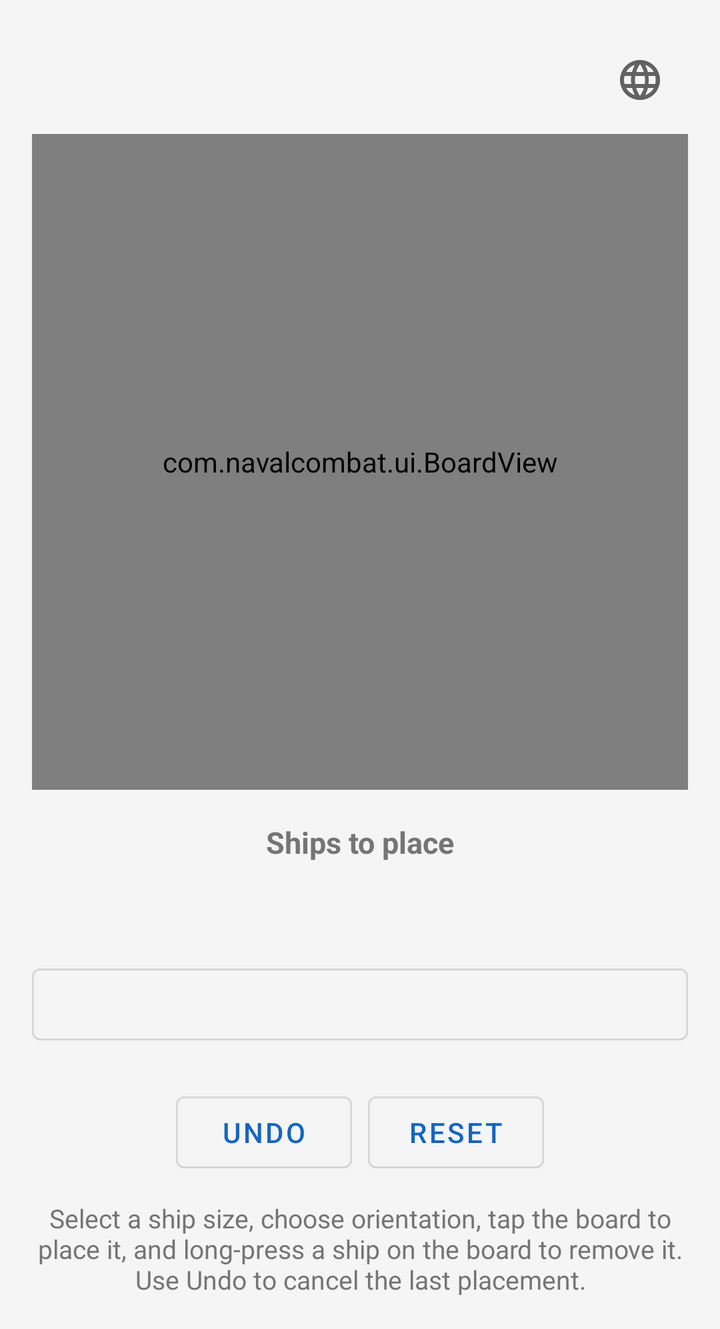
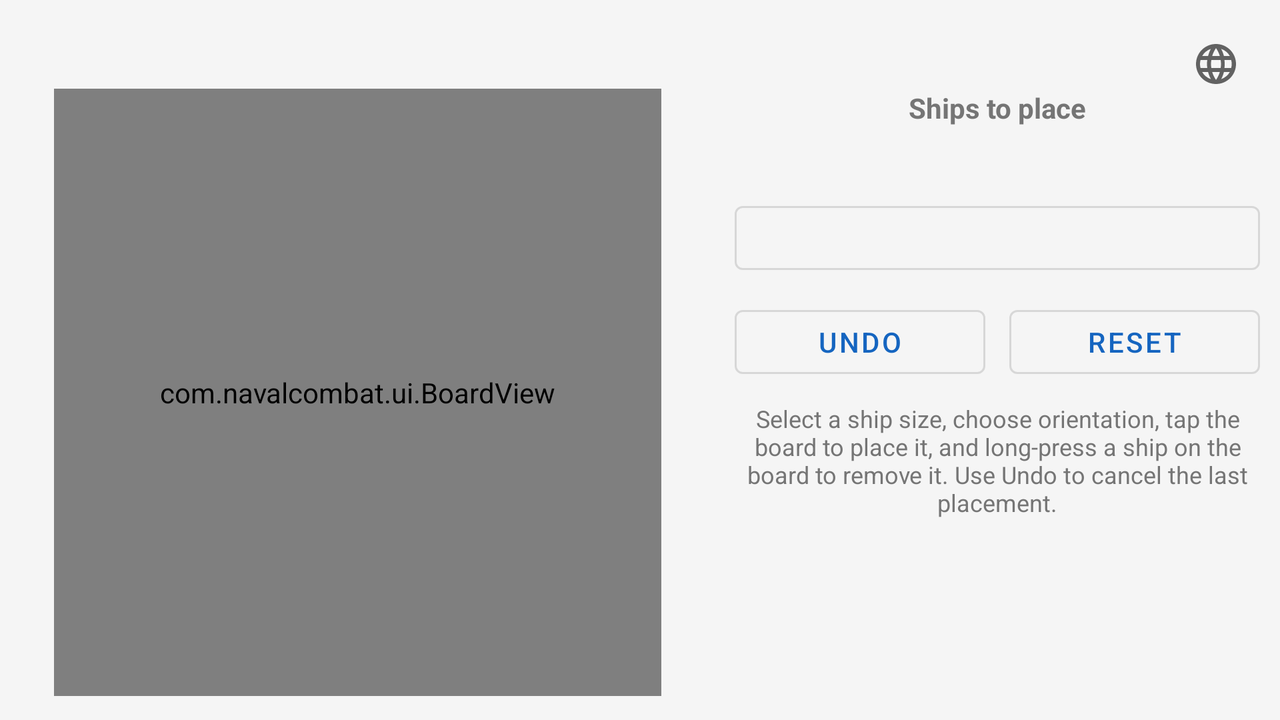

An Android layout and its configuration variant, each rendered on a device that would load it. The default file and the variant file are quoted in full after the pictures.
<!-- AndroidManifest.xml: application theme Theme.NavalCombat -->
<!-- res/layout/fragment_setup.xml -->
<?xml version="1.0" encoding="utf-8"?>
<layout xmlns:android="http://schemas.android.com/apk/res/android"
    xmlns:app="http://schemas.android.com/apk/res-auto">

    <ScrollView
        android:layout_width="match_parent"
        android:layout_height="match_parent"
        android:fillViewport="true"
        android:background="@color/background">

        <androidx.constraintlayout.widget.ConstraintLayout
            android:layout_width="match_parent"
            android:layout_height="wrap_content"
            android:padding="16dp">

            <TextView
                android:id="@+id/setupTitle"
                android:layout_width="wrap_content"
                android:layout_height="wrap_content"
                android:textSize="20sp"
                android:textStyle="bold"
                android:textColor="@color/primary_dark"
                android:textAlignment="center"
                app:layout_constraintTop_toTopOf="parent"
                app:layout_constraintStart_toStartOf="parent"
                app:layout_constraintEnd_toEndOf="parent"
                android:layout_marginTop="8dp" />

            <ImageButton
                android:id="@+id/languageButton"
                android:layout_width="48dp"
                android:layout_height="48dp"
                android:background="?attr/selectableItemBackgroundBorderless"
                android:src="@drawable/ic_language"
                android:contentDescription="@string/switch_language"
                app:layout_constraintTop_toTopOf="parent"
                app:layout_constraintEnd_toEndOf="parent" />

            <com.navalcombat.ui.BoardView
                android:id="@+id/setupBoardView"
                android:layout_width="0dp"
                android:layout_height="0dp"
                app:layout_constraintTop_toBottomOf="@id/setupTitle"
                app:layout_constraintStart_toStartOf="parent"
                app:layout_constraintEnd_toEndOf="parent"
                app:layout_constraintDimensionRatio="1:1"
                android:layout_marginTop="16dp" />

            <TextView
                android:id="@+id/shipSelectorTitle"
                android:layout_width="0dp"
                android:layout_height="wrap_content"
                android:text="@string/setup_ships_remaining_title"
                android:textSize="15sp"
                android:textStyle="bold"
                android:textColor="@color/text_secondary"
                android:textAlignment="center"
                app:layout_constraintTop_toBottomOf="@id/setupBoardView"
                app:layout_constraintStart_toStartOf="parent"
                app:layout_constraintEnd_toEndOf="parent"
                android:layout_marginTop="16dp" />

            <HorizontalScrollView
                android:id="@+id/shipSelectorScrollView"
                android:layout_width="0dp"
                android:layout_height="wrap_content"
                android:scrollbars="none"
                app:layout_constraintTop_toBottomOf="@id/shipSelectorTitle"
                app:layout_constraintStart_toStartOf="parent"
                app:layout_constraintEnd_toEndOf="parent"
                android:layout_marginTop="8dp">

                <LinearLayout
                    android:id="@+id/shipSelectorContainer"
                    android:layout_width="wrap_content"
                    android:layout_height="wrap_content"
                    android:orientation="horizontal"
                    android:gravity="center_vertical"
                    android:paddingHorizontal="16dp" />
            </HorizontalScrollView>

            <TextView
                android:id="@+id/selectedShipText"
                android:layout_width="0dp"
                android:layout_height="wrap_content"
                android:textSize="14sp"
                android:textColor="@color/primary_dark"
                android:textAlignment="center"
                app:layout_constraintTop_toBottomOf="@id/shipSelectorScrollView"
                app:layout_constraintStart_toStartOf="parent"
                app:layout_constraintEnd_toEndOf="parent"
                android:layout_marginTop="10dp" />

            <com.google.android.material.button.MaterialButton
                android:id="@+id/orientationButton"
                android:layout_width="0dp"
                android:layout_height="48dp"
                style="@style/Widget.MaterialComponents.Button.OutlinedButton"
                app:layout_constraintTop_toBottomOf="@id/selectedShipText"
                app:layout_constraintStart_toStartOf="parent"
                app:layout_constraintEnd_toEndOf="parent"
                android:layout_marginTop="10dp" />

            <LinearLayout
                android:id="@+id/buttonRow"
                android:layout_width="0dp"
                android:layout_height="wrap_content"
                android:orientation="horizontal"
                android:gravity="center"
                app:layout_constraintTop_toBottomOf="@id/orientationButton"
                app:layout_constraintStart_toStartOf="parent"
                app:layout_constraintEnd_toEndOf="parent"
                android:layout_marginTop="16dp">

                <com.google.android.material.button.MaterialButton
                    android:id="@+id/undoButton"
                    android:layout_width="wrap_content"
                    android:layout_height="48dp"
                    android:text="@string/undo"
                    style="@style/Widget.MaterialComponents.Button.OutlinedButton"
                    android:layout_marginEnd="8dp" />

                <com.google.android.material.button.MaterialButton
                    android:id="@+id/resetButton"
                    android:layout_width="wrap_content"
                    android:layout_height="48dp"
                    android:text="@string/reset"
                    style="@style/Widget.MaterialComponents.Button.OutlinedButton" />
            </LinearLayout>

            <TextView
                android:id="@+id/setupHelpText"
                android:layout_width="0dp"
                android:layout_height="wrap_content"
                android:text="@string/setup_help"
                android:textSize="13sp"
                android:textColor="@color/text_secondary"
                android:textAlignment="center"
                app:layout_constraintTop_toBottomOf="@id/buttonRow"
                app:layout_constraintStart_toStartOf="parent"
                app:layout_constraintEnd_toEndOf="parent"
                android:layout_marginTop="10dp"
                android:layout_marginBottom="8dp" />

        </androidx.constraintlayout.widget.ConstraintLayout>
    </ScrollView>
</layout>
<!-- resources referenced by this layout -->
<resources>
  <color name="background">#F5F5F5</color>
  <color name="primary_dark">#0D47A1</color>
  <color name="text_secondary">#757575</color>
  <!-- drawable ic_language (drawable) -->
  <vector xmlns:android="http://schemas.android.com/apk/res/android"
      android:width="24dp"
      android:height="24dp"
      android:viewportWidth="24"
      android:viewportHeight="24"
      android:tint="?attr/colorControlNormal">
      <path
          android:fillColor="@android:color/white"
          android:pathData="M11.99,2C6.47,2 2,6.48 2,12s4.47,10 9.99,10C17.52,22 22,17.52 22,12S17.52,2 11.99,2zM18.92,8h-2.95c-0.32,-1.25 -0.78,-2.45 -1.38,-3.56 1.84,0.63 3.37,1.9 4.33,3.56zM12,4.04c0.83,1.2 1.48,2.53 1.91,3.96h-3.82c0.43,-1.43 1.08,-2.76 1.91,-3.96zM4.26,14C4.09,13.36 4,12.69 4,12s0.09,-1.36 0.26,-2h3.38c-0.08,0.66 -0.14,1.32 -0.14,2s0.06,1.34 0.14,2H4.26zM5.08,16h2.95c0.32,1.25 0.78,2.45 1.38,3.56 -1.84,-0.63 -3.37,-1.9 -4.33,-3.56zM8.03,8H5.08c0.96,-1.66 2.49,-2.93 4.33,-3.56C8.81,5.55 8.35,6.75 8.03,8zM12,19.96c-0.83,-1.2 -1.48,-2.53 -1.91,-3.96h3.82c-0.43,1.43 -1.08,2.76 -1.91,3.96zM14.34,14H9.66c-0.09,-0.66 -0.16,-1.32 -0.16,-2s0.07,-1.34 0.16,-2h4.68c0.09,0.66 0.16,1.32 0.16,2s-0.07,1.34 -0.16,2zM14.59,19.56c0.6,-1.11 1.06,-2.31 1.38,-3.56h2.95c-0.96,1.66 -2.49,2.93 -4.33,3.56zM16.22,14c0.08,-0.66 0.14,-1.32 0.14,-2s-0.06,-1.34 -0.14,-2h3.38c0.17,0.64 0.26,1.31 0.26,2s-0.09,1.36 -0.26,2h-3.38z"/>
  </vector>
  <string name="reset">Reset</string>
  <string name="setup_help">Select a ship size, choose orientation, tap the board to place it, and long-press a ship on the board to remove it. Use Undo to cancel the last placement.</string>
  <string name="setup_ships_remaining_title">Ships to place</string>
  <string name="switch_language">Switch Language</string>
  <string name="undo">Undo</string>
  <style name="Theme.NavalCombat" parent="Theme.MaterialComponents.DayNight.NoActionBar">
          <item name="colorPrimary">@color/primary</item>
          <item name="colorPrimaryDark">@color/primary_dark</item>
          <item name="colorAccent">@color/accent</item>
          <item name="android:statusBarColor">@color/primary_dark</item>
          <item name="android:windowBackground">@color/background</item>
      </style>
  <color name="primary">#1565C0</color>
  <color name="accent">#FF6F00</color>
</resources>
<!-- res/layout-land/fragment_setup.xml (the repository's variant of the layout above) -->
<!-- drawn on the phone turned sideways -->
<?xml version="1.0" encoding="utf-8"?>
<layout xmlns:android="http://schemas.android.com/apk/res/android"
    xmlns:app="http://schemas.android.com/apk/res-auto">

    <androidx.constraintlayout.widget.ConstraintLayout
        android:layout_width="match_parent"
        android:layout_height="match_parent"
        android:padding="10dp"
        android:background="@color/background">

        <TextView
            android:id="@+id/setupTitle"
            android:layout_width="0dp"
            android:layout_height="wrap_content"
            android:textSize="18sp"
            android:textStyle="bold"
            android:textColor="@color/primary_dark"
            android:textAlignment="center"
            app:layout_constraintTop_toTopOf="parent"
            app:layout_constraintStart_toStartOf="parent"
            app:layout_constraintEnd_toEndOf="parent"
            android:layout_marginTop="2dp" />

        <ImageButton
            android:id="@+id/languageButton"
            android:layout_width="44dp"
            android:layout_height="44dp"
            android:background="?attr/selectableItemBackgroundBorderless"
            android:src="@drawable/ic_language"
            android:contentDescription="@string/switch_language"
            app:layout_constraintTop_toTopOf="parent"
            app:layout_constraintEnd_toEndOf="parent" />

        <androidx.constraintlayout.widget.Guideline
            android:id="@+id/setupMiddleGuide"
            android:layout_width="wrap_content"
            android:layout_height="wrap_content"
            android:orientation="vertical"
            app:layout_constraintGuide_percent="0.56" />

        <com.navalcombat.ui.BoardView
            android:id="@+id/setupBoardView"
            android:layout_width="0dp"
            android:layout_height="0dp"
            app:layout_constraintTop_toBottomOf="@id/setupTitle"
            app:layout_constraintBottom_toBottomOf="parent"
            app:layout_constraintStart_toStartOf="parent"
            app:layout_constraintEnd_toStartOf="@id/setupMiddleGuide"
            app:layout_constraintDimensionRatio="1:1"
            android:layout_marginTop="8dp"
            android:layout_marginBottom="2dp"
            android:layout_marginEnd="10dp" />

        <LinearLayout
            android:id="@+id/setupControlPanel"
            android:layout_width="0dp"
            android:layout_height="0dp"
            android:orientation="vertical"
            app:layout_constraintTop_toBottomOf="@id/setupTitle"
            app:layout_constraintBottom_toBottomOf="parent"
            app:layout_constraintStart_toStartOf="@id/setupMiddleGuide"
            app:layout_constraintEnd_toEndOf="parent"
            android:layout_marginTop="8dp"
            android:layout_marginStart="10dp">

            <TextView
                android:id="@+id/shipSelectorTitle"
                android:layout_width="match_parent"
                android:layout_height="wrap_content"
                android:text="@string/setup_ships_remaining_title"
                android:textSize="14sp"
                android:textStyle="bold"
                android:textColor="@color/text_secondary"
                android:textAlignment="center" />

            <HorizontalScrollView
                android:id="@+id/shipSelectorScrollView"
                android:layout_width="match_parent"
                android:layout_height="wrap_content"
                android:scrollbars="none"
                android:layout_marginTop="4dp">

                <LinearLayout
                    android:id="@+id/shipSelectorContainer"
                    android:layout_width="wrap_content"
                    android:layout_height="wrap_content"
                    android:orientation="horizontal"
                    android:gravity="center_vertical"
                    android:paddingHorizontal="8dp" />
            </HorizontalScrollView>

            <TextView
                android:id="@+id/selectedShipText"
                android:layout_width="match_parent"
                android:layout_height="wrap_content"
                android:textSize="13sp"
                android:textColor="@color/primary_dark"
                android:textAlignment="center"
                android:layout_marginTop="6dp" />

            <com.google.android.material.button.MaterialButton
                android:id="@+id/orientationButton"
                android:layout_width="match_parent"
                android:layout_height="44dp"
                style="@style/Widget.MaterialComponents.Button.OutlinedButton"
                android:layout_marginTop="6dp" />

            <LinearLayout
                android:id="@+id/buttonRow"
                android:layout_width="match_parent"
                android:layout_height="wrap_content"
                android:orientation="horizontal"
                android:gravity="center"
                android:layout_marginTop="8dp">

                <com.google.android.material.button.MaterialButton
                    android:id="@+id/undoButton"
                    android:layout_width="0dp"
                    android:layout_height="44dp"
                    android:layout_weight="1"
                    android:text="@string/undo"
                    style="@style/Widget.MaterialComponents.Button.OutlinedButton"
                    android:layout_marginEnd="6dp" />

                <com.google.android.material.button.MaterialButton
                    android:id="@+id/resetButton"
                    android:layout_width="0dp"
                    android:layout_height="44dp"
                    android:layout_weight="1"
                    android:text="@string/reset"
                    style="@style/Widget.MaterialComponents.Button.OutlinedButton"
                    android:layout_marginStart="6dp" />
            </LinearLayout>

            <TextView
                android:id="@+id/setupHelpText"
                android:layout_width="match_parent"
                android:layout_height="wrap_content"
                android:text="@string/setup_help"
                android:textSize="12sp"
                android:textColor="@color/text_secondary"
                android:textAlignment="center"
                android:maxLines="4"
                android:ellipsize="end"
                android:layout_marginTop="8dp" />
        </LinearLayout>

    </androidx.constraintlayout.widget.ConstraintLayout>
</layout>
